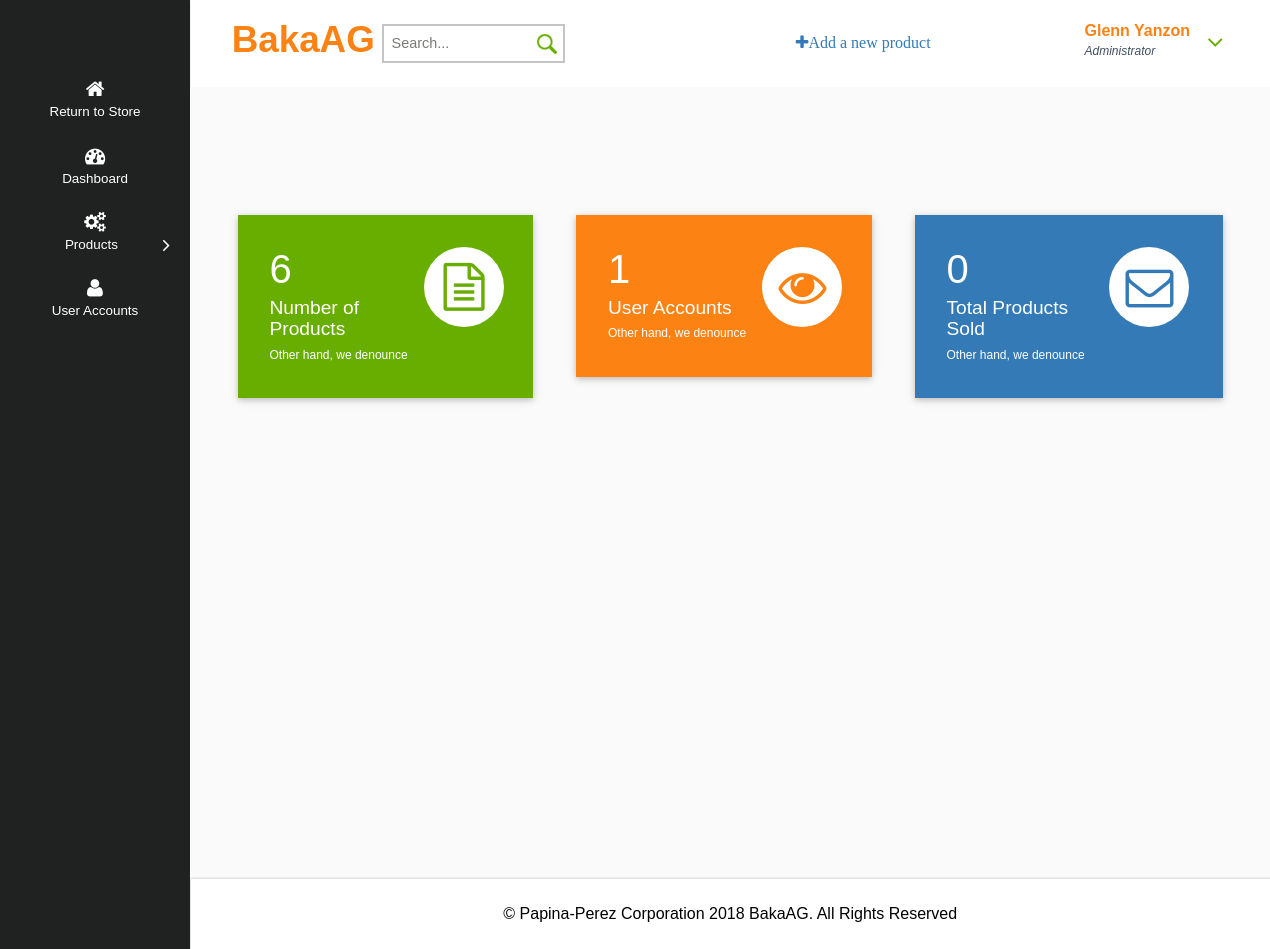
The page /admin/index.php (signed in) on the database as committed earlier.
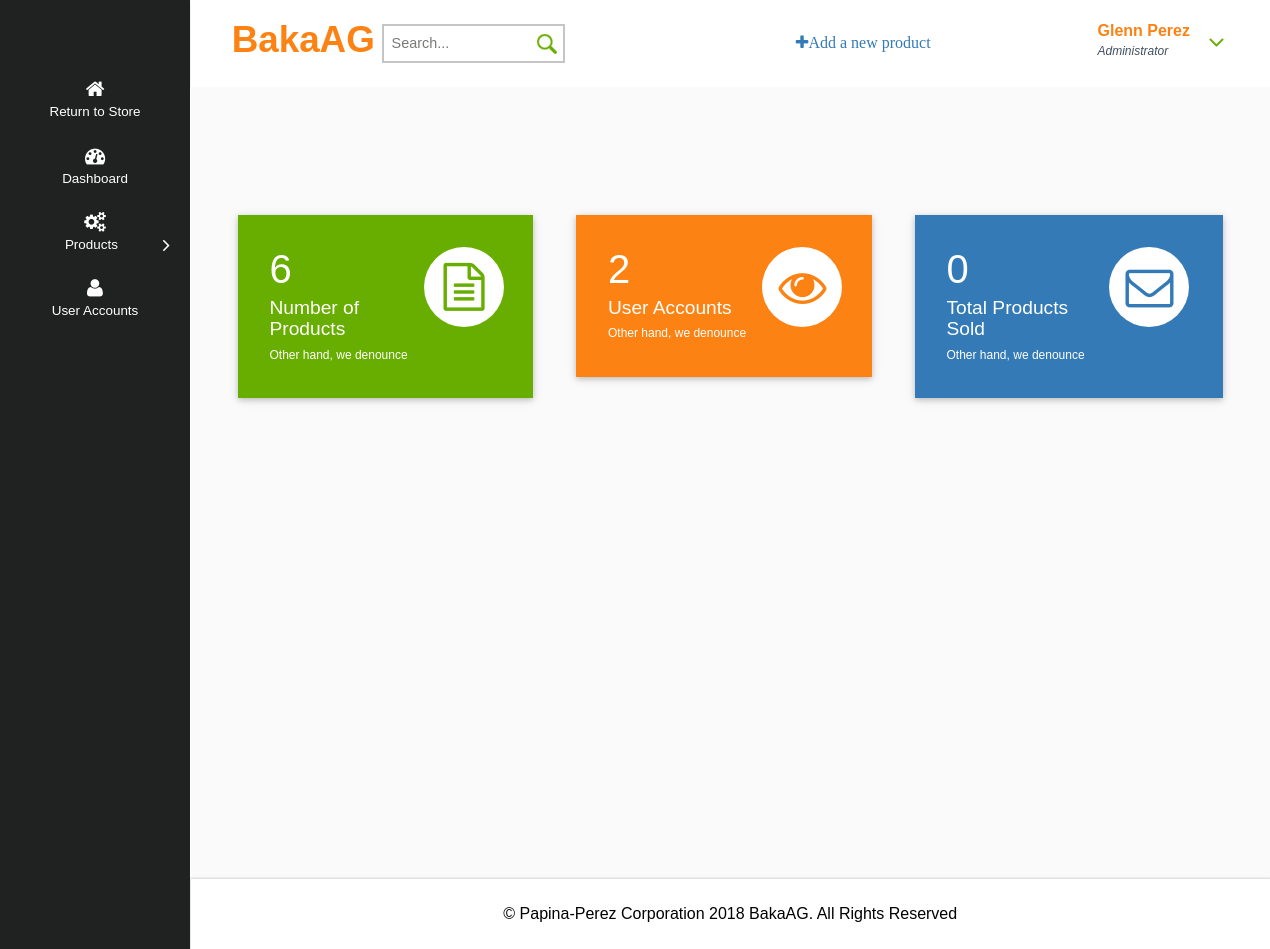
The same page on the database as committed later.
### tables this page shows
CREATE TABLE `account` (
  `acc_id` int(9) NOT NULL,
  `acc_email` varchar(700) NOT NULL,
  `acc_pass` varchar(700) NOT NULL,
  `acc_fname` varchar(32) NOT NULL,
  `acc_lname` varchar(32) NOT NULL,
  `acc_type_id` int(11) NOT NULL
);

### admin/index.php (the view, shortened to what this page needs)
<?php
	include "../backend/connection.php";
	$acc_id = $_SESSION['acc_id'];
	$sql = "SELECT * FROM account WHERE acc_id=$acc_id";
	$result = $conn->query($sql);
	$row = $result->fetch_assoc()
?><!DOCTYPE html>
<html>
<head>
	<link href="css/bootstrap.css" rel="stylesheet" type="text/css" media="all">
	<link href="css/style.css" rel="stylesheet" type="text/css" media="all"/>
	<link href="css/font-awesome.css" rel="stylesheet">
</head>
<body>
<div class="page-container">
   <div class="left-content">
	   <div class="mother-grid-inner">
				<div class="header-main">
					<div class="header-left">
							<div class="logo-name">
									 <a href="index.php"> <h1>BakaAG</h1>
								  </a>
							</div>
								<div class="search-box">
									<form>
										<input type="text" placeholder="Search..." required="">
										<input type="submit" value="">
									</form>
								</div>
						</div>
						<div class="header-right">
							<div class="profile_details_left">
								<ul class="nofitications-dropdown">
									<li class="dropdown head-dpdn">
										<a href="#" class="dropdown-toggle" aria-expanded="false"  data-toggle="modal" data-target=".product_modal"><i class="fa fa-plus">Add a new product</i></a>
									</li>
								</ul>
								<div class="clearfix"> </div>
							</div>
							<div class="profile_details">
								<ul>
									<li class="dropdown profile_details_drop">
										<a href="#" class="dropdown-toggle" data-toggle="dropdown" aria-expanded="false">
											<div class="profile_img">
												<div class="user-name">
													<p><?php echo $row['acc_fname']." "; echo $row['acc_lname']?></p>
													<span>Administrator</span>
												</div>
												<i class="fa fa-angle-down lnr"></i>
												<div class="clearfix"></div>
											</div>
										</a>
									</li>
								</ul>
							</div>
							<div class="clearfix"> </div>
						</div>
				     <div class="clearfix"> </div>
				</div>
	<div class="main-page" id="main-page">
		<?php include "pages/dashboard.php";?>
	</div>
<div class="copyrights">
				 <p>© Papina-Perez Corporation 2018 BakaAG. All Rights Reserved</p>
			</div>
		</div>
	</div>
	</div>
    <div class="sidebar-menu">
		    <div class="menu">
		      <ul id="menu" >
		        <li id="menu-home" ><a href="../index.php"><i class="fa fa-home"></i><span>Return to Store</span></a></li>
		        <li id="menu-home" ><a href="index.php"><i class="fa fa-tachometer"></i><span>Dashboard</span></a></li>
		        <li><a href="#Products" onclick="chPage()"><i class="fa fa-cogs"></i><span>Products</span><span class="fa fa-angle-right" style="float: right"></span></a>
		        </li>
		        <li id="menu-home" ><a href="#"><i class="fa fa-user"></i><span>User Accounts</span></a></li>
		      </ul>
		    </div>
	 </div>
</body>
</html>

### admin/pages/dashboard.php (shortened to what this page needs)
<?php
	$sql = "SELECT COUNT(*) as TOTALprod FROM product";
	$result = $conn->query($sql);
	$prod = $result->fetch_assoc();
	$sql = "SELECT COUNT(*) as TOTALuser FROM account";
	$result = $conn->query($sql);
	$user = $result->fetch_assoc();
	$sql = "SELECT SUM(inv_no_of_sold) as TOTALsold FROM inventory";
	$result = $conn->query($sql);
	$sold = $result->fetch_assoc();
?>
<div class="inner-block">
	<div class="blank">
	 <div class="market-updates">
			<div class="col-md-4 market-update-gd">
				<div class="market-update-block clr-block-1">
					<div class="col-md-8 market-update-left">
						<h3><?php echo $prod['TOTALprod']?></h3>
						<h4>Number of Products</h4>
						<p>Other hand, we denounce</p>
					</div>
					<div class="col-md-4 market-update-right">
						<i class="fa fa-file-text-o"> </i>
					</div>
				  <div class="clearfix"> </div>
				</div>
			</div>
			<div class="col-md-4 market-update-gd">
				<div class="market-update-block clr-block-2">
				 <div class="col-md-8 market-update-left">
					<h3><?php echo $user['TOTALuser']?></h3>
					<h4>User Accounts</h4>
					<p>Other hand, we denounce</p>
				  </div>
					<div class="col-md-4 market-update-right">
						<i class="fa fa-eye"> </i>
					</div>
				  <div class="clearfix"> </div>
				</div>
			</div>
			<div class="col-md-4 market-update-gd">
				<div class="market-update-block clr-block-3">
					<div class="col-md-8 market-update-left">
						<h3><?php echo $sold['TOTALsold']?></h3>
						<h4>Total Products Sold</h4>
						<p>Other hand, we denounce</p>
					</div>
					<div class="col-md-4 market-update-right">
						<i class="fa fa-envelope-o"> </i>
					</div>
				  <div class="clearfix"> </div>
				</div>
			</div>
		</div>
	</div>
</div>

Rows that differ between the two databases and show on the page:
changed account "Glenn": acc_lname "Yanzon" → "Perez"
Other text that changed with them:
$user['TOTALuser']: "1" → "2"
